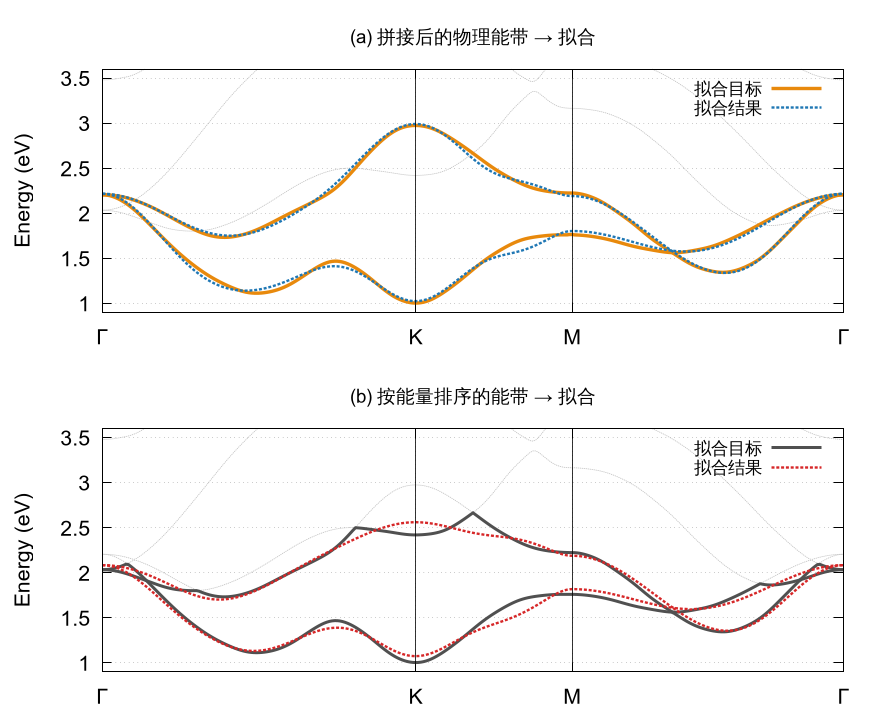

The gnuplot source for this figure:
# 文档 §4.2 用图：两种口径各占一栏，每栏把"拟合目标"和"拟合结果"用不同线型分开
#   (a) 正确口径：拼接后的物理能带（目标，实线） vs 按它拟合的结果（虚线）
#   (b) 错误口径：按能量排序的能带（目标，实线） vs 按它拟合的结果（虚线）
# 数据：data/fig_stitch.dat = 并排(gw_fit_bands.dat, sorted_gw_fit_bands.dat)
#   col1-10  正确口径：k, 物理参考(3), TB 初值(3), TB 拟合(3)
#   col11-20 错误口径：k, 排序参考(3), TB 初值(3), TB 拟合(3)
if (!exists("MODE")) MODE = 1
OUTFILE = "doc/fig/fig_stitch.png"
if (!exists("GTERM")) GTERM = "pngcairo"

if (MODE == 1) {
  set terminal @GTERM font "Arial,16" size 880,720 enhanced
  set output OUTFILE
  print "MODE = 1 -> 输出 ", OUTFILE
} else {
  set terminal qt persist font "Arial,16" size 880,720 enhanced
  print "MODE = 0 -> 弹出 Qt 窗口"
}

KX = 1.31633
MX = 1.97450
GX = 3.11448
DATA = "data/fig_stitch.dat"
TGT_A = "#e8890c"
FIT_A = "#1f77b4"
TGT_B = "#505050"
FIT_B = "#d62728"
BG    = "#c0c0c0"

set multiplot layout 2,1 spacing 1.15,0.95
set grid
set xrange [0:GX]
set yrange [0.9:3.6]
set xtics ("Γ" 0, "K" KX, "M" MX, "Γ" GX)
set ylabel "Energy (eV)"
set arrow from KX, graph 0 to KX, graph 1 nohead lc rgb "black" lw 0.8 front
set arrow from MX, graph 0 to MX, graph 1 nohead lc rgb "black" lw 0.8 front
set key top right font "Arial,13"
set dashtype 2 (5,3)

# (a) 正确口径：目标 = 拼接后的物理能带
set title "(a) 拼接后的物理能带 → 拟合" font "Arial,14"
plot "data/gw_reconnect.dat" using 1:8  w l dt 2 lc rgb BG lw 0.8 notitle, \
     "data/gw_reconnect.dat" using 1:10 w l dt 2 lc rgb BG lw 0.8 notitle, \
     "data/gw_reconnect.dat" using 1:11 w l dt 2 lc rgb BG lw 0.8 notitle, \
     DATA using 1:3 w l lc rgb TGT_A lw 3.4 title "拟合目标", \
     DATA using 1:4 w l lc rgb TGT_A lw 3.4 notitle, \
     DATA using 1:9  w l lc rgb FIT_A lw 2.4 dt 2 title "拟合结果", \
     DATA using 1:10 w l lc rgb FIT_A lw 2.4 dt 2 notitle

# (b) 错误口径：目标 = 按能量排序的能带
set title "(b) 按能量排序的能带 → 拟合" font "Arial,14"
plot "data/gw_reconnect.dat" using 1:4 w l dt 2 lc rgb BG lw 0.8 notitle, \
     "data/gw_reconnect.dat" using 1:5 w l dt 2 lc rgb BG lw 0.8 notitle, \
     "data/gw_reconnect.dat" using 1:6 w l dt 2 lc rgb BG lw 0.8 notitle, \
     DATA using 1:13 w l lc rgb TGT_B lw 3.0 title "拟合目标", \
     DATA using 1:14 w l lc rgb TGT_B lw 3.0 notitle, \
     DATA using 1:19 w l lc rgb FIT_B lw 2.4 dt 2 title "拟合结果", \
     DATA using 1:20 w l lc rgb FIT_B lw 2.4 dt 2 notitle
unset multiplot
